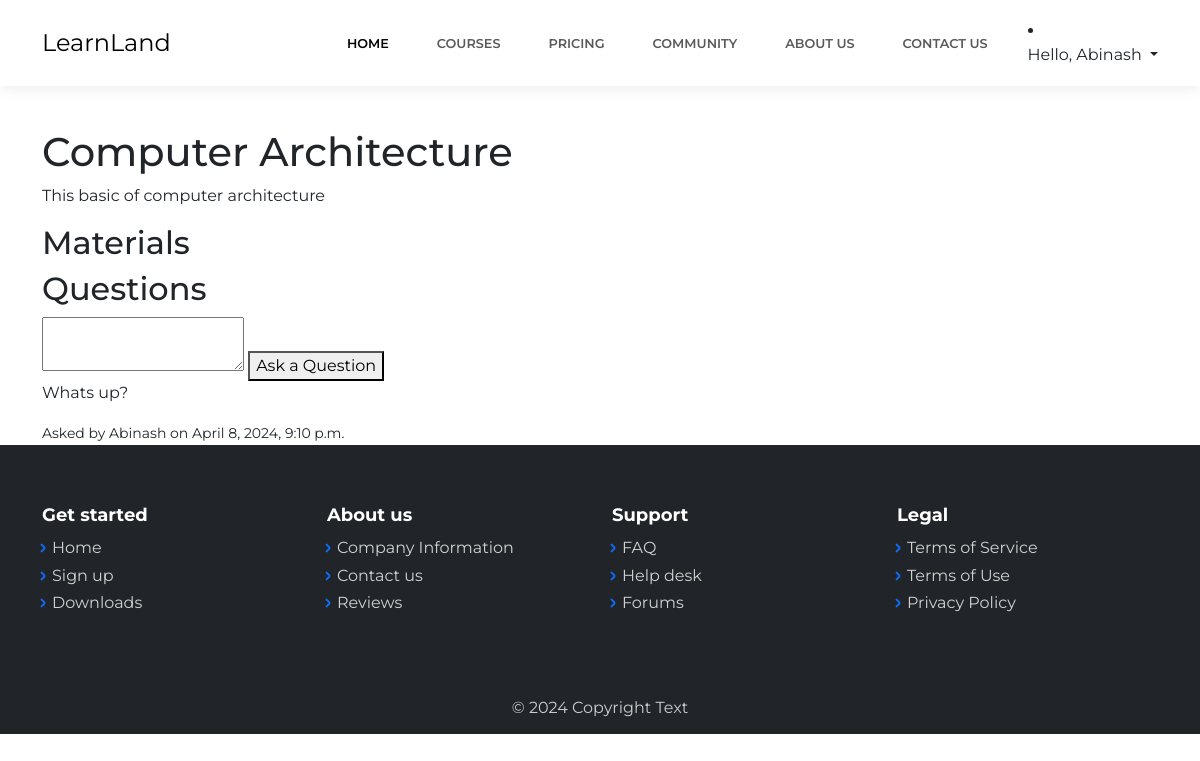
The page /courses/2/study/ (signed in) on the database its author committed.
### courses/models.py (models this page shows, shortened)
class Course(models.Model):
    title = models.CharField(max_length=200)
    description = models.TextField()
    longdescription=models.TextField(default='Learning course')
    instructor = models.CharField(max_length=100,default='AI')
    price = models.DecimalField(max_digits=6, decimal_places=2,default=15)
    students = models.ManyToManyField(User, through='Enrollment', related_name='enrolled_courses')

class Question(models.Model):
    course = models.ForeignKey(Course, related_name='questions', on_delete=models.CASCADE)
    user = models.ForeignKey(User, on_delete=models.CASCADE)
    text = models.TextField()
    created_at = models.DateTimeField(auto_now_add=True)

### courses/views.py (the view)
# urls.py: path('courses/<int:course_id>/study/', views.course_study_page, name='course_study_page'),
def course_study_page(request, course_id):
    course = get_object_or_404(Course, pk=course_id)
    materials = course.materials.all()
    questions = course.questions.all().order_by('-created_at')
    return render(request, 'course_study_page.html', {'course': course, 'materials': materials, 'questions': questions})

### courses/templates/course_study_page.html (shortened to what this page needs)
{% extends "base.html" %}
{% block content %}
<div class="container mt-5">
    <h1>{{ course.title }}</h1>
    <p>{{ course.description }}</p>
    <h2>Materials</h2>
    <h2>Questions</h2>
    <form method="post" action="{% url 'courses:submit_question' course.id %}">
        <textarea name="question" required></textarea>
        <button type="submit">Ask a Question</button>
    </form>
    {% for question in questions %}
    <div>
        <p>{{ question.text }}</p>
        <small>Asked by {{ question.user.username }} on {{ question.created_at }}</small>
    </div>
    {% endfor %}
</div>
{% endblock %}

### courses/templates/base.html (shortened to what this page needs)
<!DOCTYPE html>
<html data-bs-theme="light" lang="en">
{% load static %}
<head>
<link rel="stylesheet" href="{% static 'assets/bootstrap/css/bootstrap.min.css' %}">
<link rel="stylesheet" href="https://cdnjs.cloudflare.com/ajax/libs/simple-line-icons/2.5.5/css/simple-line-icons.min.css">
<link rel="stylesheet" href="{% static 'static/assets/css/baguetteBox.min.css' %}">
<link rel="stylesheet" href="{% static 'static/assets/css/vanilla-zoom.min.css' %} ">
</head>
<body>
    <nav class="navbar navbar-expand-lg fixed-top bg-body clean-navbar navbar-light">
        <div class="container"><a class="navbar-brand logo" href="#">LearnLand</a>
            <div class="collapse navbar-collapse" id="navcol-1">
                <ul class="navbar-nav ms-auto">
                    <li class="nav-item"><a class="nav-link active" href="{% url 'courses:index' %}">Home</a></li>
                    <li class="nav-item"><a class="nav-link" href="{% url 'courses:courses' %}">Courses</a></li>
                    <li class="nav-item"><a class="nav-link" href="{% url 'courses:pricing' %}">PRICING</a></li>
                    <li class="nav-item"><a class="nav-link" href="{% url 'courses:community' %}">COMMUNITY</a></li>
                    <li class="nav-item"><a class="nav-link" href="{% url 'courses:about-us'%}">ABOUT US</a></li>
                    <li class="nav-item"><a class="nav-link" href="{% url 'courses:contactus'%}">Contact us</a></li>
                </ul>
            </div>
                    {% if user.is_authenticated %}
                    <li class="nav-item dropdown">
                        <a class="nav-link dropdown-toggle" href="#" id="navbarDropdown" role="button" data-bs-toggle="dropdown" aria-expanded="false">
                            Hello, {{ user.username }}
                        </a>
                    </li>
                    {% else %}
                    <li class="nav-item"><a class="nav-link" href="{% url 'courses:login' %}">Login</a></li>
                    <li class="nav-item"><a class="nav-link" href="{% url 'courses:signup' %}">Sign Up</a></li>
                    {% endif %}
            </div>
    </nav>
    {% block content %}
    {% endblock %}
    <footer class="page-footer dark">
        <div class="container">
            <div class="row">
                <div class="col-sm-3">
                    <h5>Get started</h5>
                    <ul>
                        <li><a href="#">Home</a></li>
                        <li><a href="#">Sign up</a></li>
                        <li><a href="#">Downloads</a></li>
                    </ul>
                </div>
                <div class="col-sm-3">
                    <h5>About us</h5>
                    <ul>
                        <li><a href="#">Company Information</a></li>
                        <li><a href="#">Contact us</a></li>
                        <li><a href="#">Reviews</a></li>
                    </ul>
                </div>
                <div class="col-sm-3">
                    <h5>Support</h5>
                    <ul>
                        <li><a href="#">FAQ</a></li>
                        <li><a href="#">Help desk</a></li>
                        <li><a href="#">Forums</a></li>
                    </ul>
                </div>
                <div class="col-sm-3">
                    <h5>Legal</h5>
                    <ul>
                        <li><a href="#">Terms of Service</a></li>
                        <li><a href="#">Terms of Use</a></li>
                        <li><a href="#">Privacy Policy</a></li>
                    </ul>
                </div>
            </div>
        </div>
        <div class="footer-copyright">
            <p>© 2024 Copyright Text</p>
        </div>
    </footer>
</body>
</html>

### courses/templates/base.html (style rules this page uses)
body { padding-top: 80px; }

### rows shown on the page
Course: title "Computer Architecture", description "This basic of computer architecture"
Question: text "Whats up?", user.username "Abinash", created_at "April 8, 2024, 9:10 p.m."

### other values the page prints
{{ user.username }} "Abinash"
